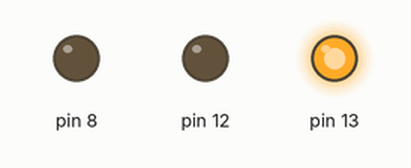
Bench run of a sketch on a simulated Arduino Uno, built with avr-gcc and run on an emulated ATmega328P. Shown: output pins drawn as LEDs (lit = HIGH).

Above: at 3.0 s.
At 7.5 s:
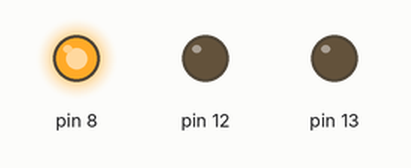
At 12.0 s:
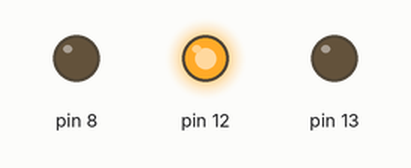
At 16.0 s:
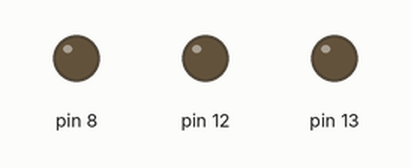
Timing chart, 0 to 22.1 s (numbered marks = the images above):
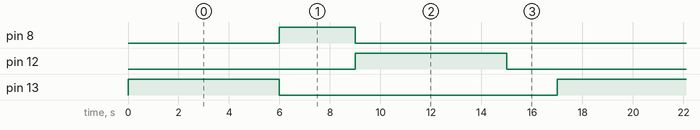

Measured:
- by itself, pin 8: alternates HIGH for 3.0 s and LOW for 14.0 s
- by itself, pin 12, pin 13: alternates HIGH for 6.0 s and LOW for 11.0 s
- by itself, everything shown: repeats every 17.0 s, in 4 steps

The sketch:

TrafficSignal.ino
```cpp
void setup() {
  pinMode(13, OUTPUT);
  pinMode(12, OUTPUT);
  pinMode(8, OUTPUT);
}


void loop() {
  digitalWrite(13, HIGH);
  digitalWrite(12, LOW);
  digitalWrite(8, LOW);

  delay(6000);

   digitalWrite(8, HIGH);
  digitalWrite(13, LOW);
  digitalWrite(12, LOW);

  delay(3000);

  digitalWrite(8, LOW);
  digitalWrite(13, LOW);
  digitalWrite(12, HIGH);
  delay(6000);


  digitalWrite(13, LOW);
  digitalWrite(12, LOW);

   delay(2000);


}
```
